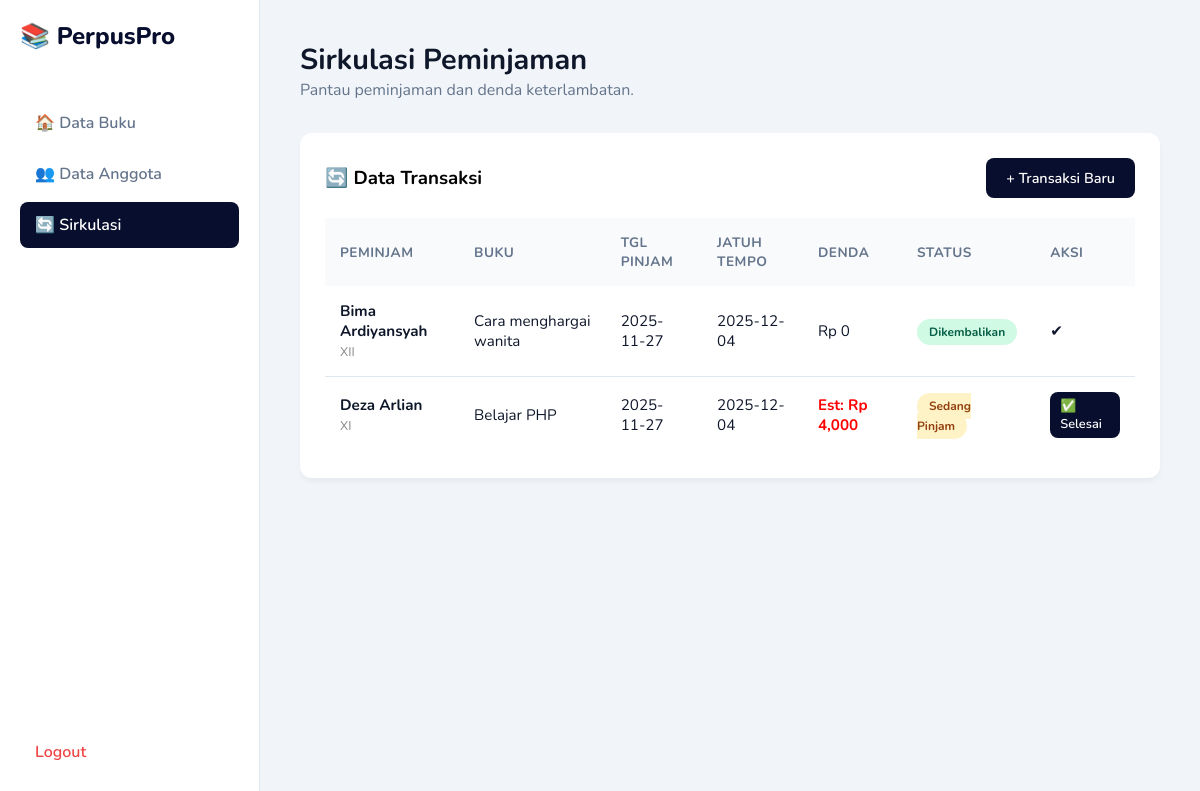
The page /transaksi.php (signed in) on the database its author committed.
### tables this page shows
CREATE TABLE `transaksi` (
  `id_transaksi` int(11) NOT NULL,
  `id_buku` int(11) DEFAULT NULL,
  `id_anggota` int(11) DEFAULT NULL,
  `peminjam` varchar(100) DEFAULT NULL,
  `tgl_pinjam` date DEFAULT NULL,
  `tgl_kembali` date DEFAULT NULL,
  `denda` int(11) DEFAULT 0,
  `status` enum('pinjam','kembali') DEFAULT 'pinjam'
);

CREATE TABLE `anggota` (
  `id_anggota` int(11) NOT NULL,
  `nis` varchar(20) NOT NULL,
  `nama_siswa` varchar(100) NOT NULL,
  `kelas` varchar(50) NOT NULL,
  `jurusan` varchar(50) NOT NULL
);

CREATE TABLE `buku` (
  `id_buku` int(11) NOT NULL,
  `judul` varchar(100) DEFAULT NULL,
  `jenis_buku` varchar(50) DEFAULT NULL,
  `pengarang` varchar(100) DEFAULT NULL,
  `penerbit` varchar(100) DEFAULT NULL,
  `tahun_terbit` int(11) DEFAULT NULL,
  `rak` varchar(50) DEFAULT NULL
);

### transaksi.php (the view, shortened to what this page needs)
<?php
include 'koneksi.php';
?>
<!DOCTYPE html>
<html>
<head><title>Transaksi Sirkulasi</title><link rel="stylesheet" href="style.css"></head>
<body>
    <?php include 'sidebar.php'; ?>
    <div class="main-content">
        <div class="header-title">
            <h2>Sirkulasi Peminjaman</h2>
            <p style="color:var(--text-grey)">Pantau peminjaman dan denda keterlambatan.</p>
        </div>
        <div class="card">
            <div style="display:flex; justify-content:space-between; align-items:center; margin-bottom:20px;">
                <h3>🔄 Data Transaksi</h3>
                <a href="tambah_transaksi.php" class="btn btn-primary">+ Transaksi Baru</a>
            </div>
            <table>
                <thead>
                    <tr><th>Peminjam</th><th>Buku</th><th>Tgl Pinjam</th><th>Jatuh Tempo</th><th>Denda</th><th>Status</th><th>Aksi</th></tr>
                </thead>
                <tbody>
                    <?php
$q = mysqli_query($koneksi, "SELECT * FROM transaksi
                            LEFT JOIN buku ON transaksi.id_buku = buku.id_buku
                            LEFT JOIN anggota ON transaksi.id_anggota = anggota.id_anggota
                            ORDER BY id_transaksi DESC");
                    while($d = mysqli_fetch_array($q)){
                        $jatuh_tempo = date('Y-m-d', strtotime($d['tgl_pinjam'] . ' + 7 days'));
                        $sekarang = date('Y-m-d');
                        $denda_est = 0;
                        if($d['status'] == 'pinjam' && $sekarang > $jatuh_tempo){
                            $tgl1 = new DateTime($jatuh_tempo);
                            $tgl2 = new DateTime($sekarang);
                            $denda_est = ($tgl1->diff($tgl2)->d) * 1000;
                        }
                    ?>
                    <tr>
                        <td>
    <b><?php echo $d['nama_siswa']; ?></b><br>
    <small style="color:#888"><?php echo $d['kelas']; ?></small>
</td>
                        <td><?php echo $d['judul']; ?></td>
                        <td><?php echo $d['tgl_pinjam']; ?></td>
                        <td><?php echo $jatuh_tempo; ?></td>
                        <td>
                            <?php
                            if($d['status'] == 'kembali'){
                                echo "Rp " . number_format($d['denda']);
                            } else {
                                if($denda_est > 0) echo "<span style='color:red; font-weight:bold'>Est: Rp ".number_format($denda_est)."</span>";
                                else echo "-";
                            }
                            ?>
                        </td>
                        <td>
                            <?php if($d['status'] == 'pinjam') { ?>
                                <span class="badge bg-soft-yellow">Sedang Pinjam</span>
                            <?php } else { ?>
                                <span class="badge bg-soft-green">Dikembalikan</span>
                            <?php } ?>
                        </td>
                        <td>
                            <?php if($d['status'] == 'pinjam') { ?>
                                <a href="proses_kembali.php?id=<?php echo $d['id_transaksi']; ?>" class="btn btn-primary" style="padding:5px 10px; font-size:0.8rem">✅ Selesai</a>
                            <?php } else { ?>
                                ✔
                            <?php } ?>
                        </td>
                    </tr>
                    <?php } ?>
                </tbody>
            </table>
        </div>
    </div>
</body>
</html>

### style.css (style rules this page uses)
:root { --primary: #080e2d; --secondary: #3f37c9; --bg-dark: #0f172a; --bg-light: #f1f5f9; --white: #ffffff; --text-grey: #64748b; --danger: #ef4444; --success: #10b981; --warning: #f59e0b; }
* { margin: 0; padding: 0; box-sizing: border-box; font-family: 'Nunito', sans-serif; }
body { background-color: var(--bg-light); display: flex; min-height: 100vh; }
.main-content { margin-left: 260px; flex: 1; padding: 40px; width: calc(100% - 260px); }
.header-title { margin-bottom: 2rem; }
.header-title h2 { font-size: 1.8rem; color: var(--bg-dark); }
.card { background: var(--white); padding: 25px; border-radius: 12px; box-shadow: 0 4px 6px -1px rgba(0, 0, 0, 0.05); }
.btn { padding: 10px 20px; border-radius: 8px; border: none; cursor: pointer; font-weight: 600; text-decoration: none; display: inline-block; font-size: 0.9rem; transition: 0.2s; }
.btn-primary { background: var(--primary); color: white; }
table { width: 100%; border-collapse: collapse; margin-top: 20px; }
th { text-align: left; padding: 15px; background: #f8fafc; color: var(--text-grey); font-size: 0.85rem; text-transform: uppercase; letter-spacing: 0.5px; }
td { padding: 15px; border-bottom: 1px solid #e2e8f0; color: var(--bg-dark); font-size: 0.95rem; }
tr:last-child td { border-bottom: none; }
.badge { padding: 5px 12px; border-radius: 20px; font-size: 0.75rem; font-weight: 700; }
.bg-soft-green { background: #d1fae5; color: #065f46; }
.bg-soft-yellow { background: #fef3c7; color: #92400e; }

### rows shown on the page
transaksi: id_anggota.nama_siswa "Bima Ardiyansyah", id_anggota.kelas "XII", id_buku.judul "Cara menghargai wanita", tgl_pinjam "2025-11-27", tgl_pinjam "2025-12-04", denda "0", status "Dikembalikan"
transaksi: id_anggota.nama_siswa "Deza Arlian", id_anggota.kelas "XI", id_buku.judul "Belajar PHP", tgl_pinjam "2025-11-27", tgl_pinjam "2025-12-04", tgl_pinjam "4,000", status "Sedang Pinjam"
